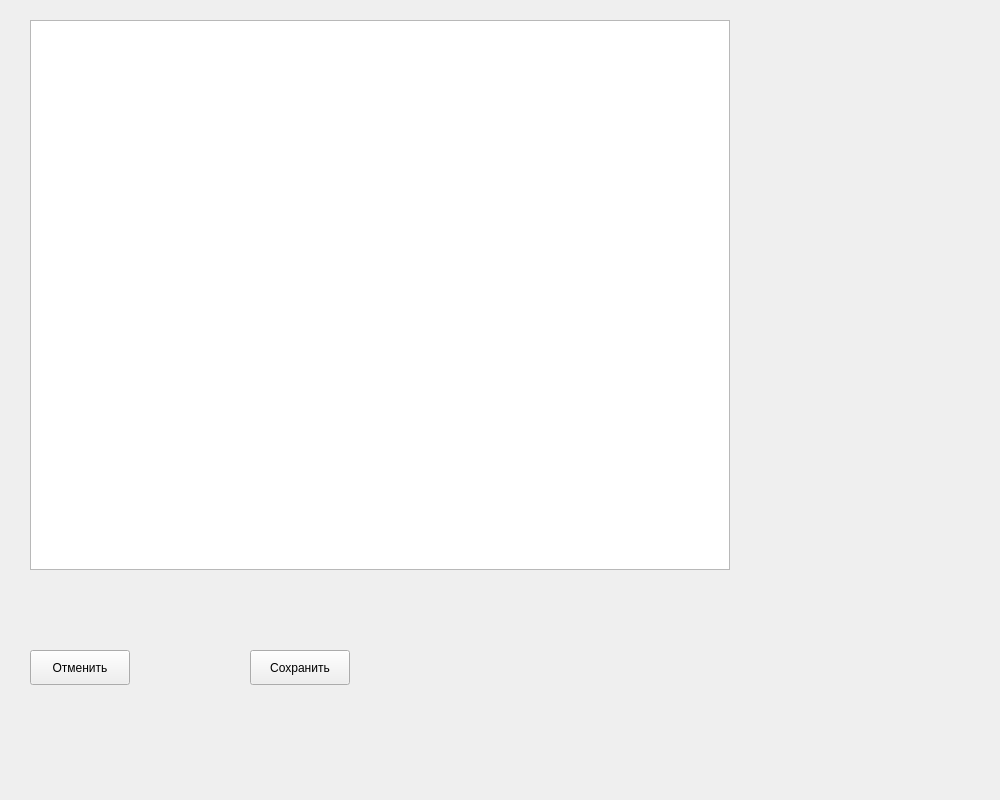
<?xml version="1.0" encoding="UTF-8"?>
<ui version="4.0">
 <class>Paint</class>
 <widget class="QWidget" name="Paint">
  <property name="geometry">
   <rect>
    <x>0</x>
    <y>0</y>
    <width>1000</width>
    <height>800</height>
   </rect>
  </property>
  <property name="windowTitle">
   <string>Form</string>
  </property>
  <widget class="QGraphicsView" name="graphicsView">
   <property name="geometry">
    <rect>
     <x>30</x>
     <y>20</y>
     <width>700</width>
     <height>550</height>
    </rect>
   </property>
  </widget>
  <widget class="QPushButton" name="cancelation">
   <property name="geometry">
    <rect>
     <x>30</x>
     <y>650</y>
     <width>100</width>
     <height>35</height>
    </rect>
   </property>
   <property name="text">
    <string>Отменить</string>
   </property>
  </widget>
  <widget class="QPushButton" name="save">
   <property name="geometry">
    <rect>
     <x>250</x>
     <y>650</y>
     <width>100</width>
     <height>35</height>
    </rect>
   </property>
   <property name="text">
    <string>Сохранить</string>
   </property>
  </widget>
 </widget>
 <resources/>
 <connections/>
</ui>
